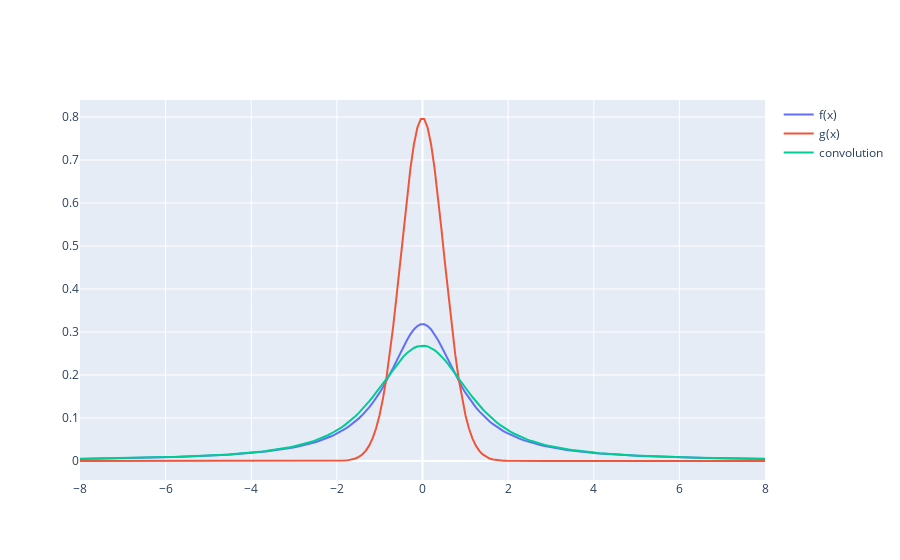

Write notebook code for a chart like this one.
### Code cell
wStep = 4 # Ширина ступеньки
sigma = 0.5 # Стандартное отклонение Гауссианы
sigma_f = 0.8
mu_cauchy = 0 
gamma = 1

# ступенька
#f = lambda x: 1/wStep if (-wStep / 2 <= x <= wStep / 2) else 0.0 # нормировка на единицу
#f = lambda x : 1/np.sqrt(2*math.pi)/sigma_f*np.exp(-x*x/2/sigma_f/sigma_f)
f = lambda x : 1/math.pi * gamma/ ((x-mu_cauchy)*(x-mu_cauchy)+gamma*gamma)
f = np.vectorize(f)

# Функция Гаусса
g = lambda x : 1/np.sqrt(2*math.pi)/sigma*np.exp(-x*x/2/sigma/sigma)

# Plot plot = new Plot(title: "Convolution test plot", showLegend: true)


# автоматическое определение окна интегрирования и отрисовки
wind = max(2*wStep, 4*sigma)
x = np.linspace(-wind, wind, 200)

traces = [
    go.Scatter(x = x, y = f(x), name = "f(x)"),
    go.Scatter(x = x, y = g(x), name = "g(x)"),
    go.Scatter(x = x, y = convolute(f,g, -wind, wind)(x), name = "convolution")
]

go.Figure(traces)

### Figure 1 — Plotly figure (JSON) as saved in the notebook; plotly's stock layout.template omitted (floating-point values rounded to 4 significant figures; data arrays with more than 128 entries replaced by an {"elided": "..."} marker saying what was removed)
{"data": [{"name": "f(x)", "type": "scatter", "x": {"elided": "200 float values"}, "y": {"elided": "200 float values"}}, {"name": "g(x)", "type": "scatter", "x": {"elided": "200 float values"}, "y": {"elided": "200 float values"}}, {"name": "convolution", "type": "scatter", "x": {"elided": "200 float values"}, "y": {"elided": "200 float values"}}], "layout": {}}
